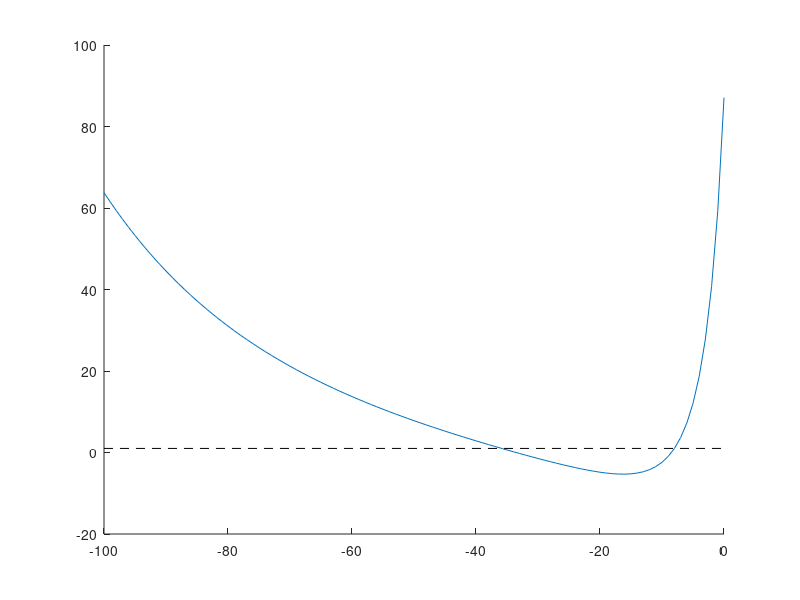

Reproduce this figure in MATLAB. (Note: this script raises an error after producing the figure.)
%% Shooting method - Example 1 - estimate the initial guess
% variables 
Equations = @(x,y) [y(2); 3/2*y(1)^2];
time_span= [0 1];
y1_0 = 4; % Value of y at x=0.
y1_1 = 1; % Value of y at x=1.
z = -100:0; % Initial guesses for y'(0).
final = zeros(size(z));

% solve for all the guesses.
for i=1:length(z)
[x, y] = ode45(Equations , time_span, [y1_0 z(i)]');
final(i) = y(end,1);
end
figure; hold on
plot(z, final)
plot(xlim,[1 1],'--k')
title('buandary value for each guess', Interpreter='latex')
ylabel('y(1)', Interpreter='latex')
xlabel('y''(0)', Interpreter='latex')
legend('y(1)','1', Interpreter='latex')
%% Shooting method - Example 1 - Apply shooting method
figure; hold on
legendinfo = {};
% function that calculates the error of our guess from the actual value
% at the end of the integration process.
Error = @(guess)F(guess, y1_0, y1_1, Equations, time_span);
% Try two guesses and plot the integration results.
for guess = [-40 0]
y2_0 = fzero(Error, guess);
[x,y]= ode45(Equations, time_span, [y1_0 y2_0]');
plot(x,y(:,1))
legendinfo = [legendinfo , ['y''(0)=', num2str(y2_0)]];
end
scatter(time_span, [y1_0 y1_1],'r')
title('right solutions', Interpreter='latex');
xlabel('x', Interpreter='latex'); ylabel('y', Interpreter='latex')
legend(legendinfo)
grid
%% Example 2 - Two coupled nonlinear BVP, Shooting two variables

% Define equations and boundray conditions.
Equations = @(t,y)[y(3);y(4);-y(4)^2-y(1)*y(2)+2+exp(t)*(exp(t)+t^2)...
    ;-y(3)+y(2)+2*t];
y1_0=0;
y2_0=0;
y1_1=1;
y2_1=exp(1);
time_span = [0 1];

% Two initial guesses.
s1 = 1;
s2 = 1;
S = [s1; s2];

% Define h for numerical differentiation and tolerance for NR.
h=0.001;
Tol=10^-5;

% The jaccobian and the function f.
f=@(S)[F1(S(1), S(2)); F2(S(1), S(2))];
J=@(S)[(F1(S(1)+h, S(2))-F1(S(1), S(2)))/h, (F1(S(1), S(2)+h)- ...
    F1(S(1), S(2)))/h;
    (F2(S(1)+h, S(2))-F2(S(1), S(2)))/h, (F2(S(1), S(2)+h)- ...
    F2(S(1), S(2)))/h];

% Apply NR and solve for the correct initial guesses by ode45.
[result, ~] = NR(f, J, S, Tol);
[t,y]= ode45(Equations, time_span, [y1_0 ;y2_0; result(1); result(2)]);
figure;
plot(t,y)
xlabel('t',Interpreter='latex')
hold on
scatter([0 1],[0 1],'r')
scatter([0 1],[0 exp(1)],'r')
legend('$y_1$', '$y_2$', '$y_3$', '$y_4$', Interpreter='latex', ...
    Location='best')
%% Example 3 - schrodinger equation.
clear all
clc
figure; hold on
Tol=0.0001;
legendinfo = {};
E_vector=linspace(0,2,100); % The initial guesses for the Energy.
En_vector=zeros();
for i=1:length(E_vector)
    En = fzero(@schroidinger,E_vector(i));
    En_vector(i)=En;
end
% Find the unique elements in En_vector within tolerance.
unique_En=uniquetol(En_vector,Tol); 
for i=1:length(unique_En)
    % Plot the Eginstates.
    [x,y]= ode45(@(x,y)[y(2);-2*unique_En(i)*y(1)],[0 10],[0;1]);
    plot(x,y(:,1))
    % Plot the Energies as legend.
    legendinfo = [legendinfo , ['E_',num2str(i),'=',...
        num2str(unique_En(i))]];
end    
scatter([0 10],[0 0],'r')
title('Egin states and Energies', Interpreter='latex');
xlabel('x', Interpreter='latex'); ylabel('\psi(x)')
legend(legendinfo)
grid
%% Collocation method Example.
h=.01;
theta0=pi/4;
tf=7;
t=h:h:tf-h;
n=length(t);
% coupled equations:
f=@(theta)[(theta(2)+theta0-2*theta(1))/h^2+sin(theta(1))
 (theta(3:n)+theta(1:n-2)-2*theta(2:n-1))/h^2+sin(theta(2:n-1))
 (theta(n-1)+0-2*theta(n))/h^2+sin(theta(n))];
% Jacobian:
J=@(theta) diag((-2/h^2+cos(theta)).*ones(n,1),0)...
 +diag(1/h^2*ones(n-1,1),1)+diag(1/h^2*ones(n-1,1),-1);
% initial guess:
theta=theta0*cos(t'*(3*pi/2)/tf);
% solve using NR:
theta=NRs(f,J,theta,1e-5);
theta_dot=([theta; 0]-[theta0;theta])/h;
figure;
p=polarplot(0,1,'o',[0 0],[0 1]);
ax=gca;
ax.ThetaAxisUnits='radians';
ax.ThetaZeroLocation = 'bottom';
T=text(0,0.1,'t=0','HorizontalAlignment','center');
for i=1:n
    thetai=theta(i);
    p(1).ThetaData=thetai;
    p(2).ThetaData=[0 thetai];
    T.String=['t=' num2str(t(i))];
    pause(h/2)
end
clf
%figure;
plot([0 t tf],[theta0 ;theta ;0])
hold on
plot([0 t],theta_dot)
plot(0,theta0,'bo',tf,0,'bo')
xlabel('t','FontSize',20);%ylabel('\theta ','FontSize',20,'Rotation',0)
title(['h=' num2str(h) ', \theta_0=' num2str(theta0)])
legend({'$\theta$','$\dot{\theta}$'},'Interpreter','latex','Location', ...
    'north','FontSize',20)
%% Functions.
function Error = F(z, y1_0, y1_1, Equations, time_span)
[~, y] = ode45(Equations, time_span, [y1_0 z]');
Error = y(end,1)-y1_1;
end
% The function of E.
function final = schroidinger(E)
    [~, y] = ode45(@(x,y)[y(2);-2*E*y(1)],[0 10],[0; 1]);
    final = y(end,1);
end
function final = F1(y3_0, y4_0)
Equations = @(t,y)[y(3);y(4);-y(4)^2-y(1)*y(2)+2+exp(t)*(exp(t)+t^2)...
    ;-y(3)+y(2)+2*t];
time_span = [0 1];
y1_0=0;
y2_0=0;
y1_1=1;
[~, y] = ode45(Equations, time_span, [y1_0; y2_0; y3_0; y4_0]);
final = y(end,1)-y1_1;
end
function final = F2(y3_0, y4_0)
Equations = @(t,y)[y(3);y(4);-y(4)^2-y(1)*y(2)+2+exp(t)*(exp(t)+t^2);...
    -y(3)+y(2)+2*t];
time_span = [0 1];
y1_0=0;
y2_0=0;
y2_1=exp(1);
[~, y] = ode45(Equations, time_span, [y1_0; y2_0; y3_0; y4_0]);
final = y(end,2)-y2_1;
end
function [x0,n] = NR(f,J,x0,h)
    n=0;
    while norm(f(x0))>h
        x0 = x0-J(x0)\f(x0);
        n=n+1;
    end
end
function [x0,n] = NRs(f,J,x0,h)
    n=0;
    while norm(f(x0))>h
        x0=x0-sparse(J(x0))\f(x0);
        n=n+1;
    end
end